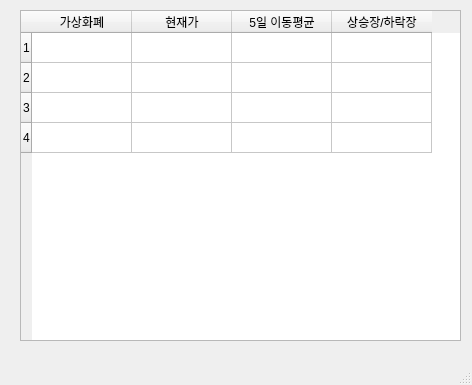
<?xml version="1.0" encoding="UTF-8"?>
<ui version="4.0">
 <class>MainWindow</class>
 <widget class="QMainWindow" name="MainWindow">
  <property name="geometry">
   <rect>
    <x>0</x>
    <y>0</y>
    <width>472</width>
    <height>385</height>
   </rect>
  </property>
  <property name="windowTitle">
   <string>MainWindow</string>
  </property>
  <widget class="QWidget" name="centralwidget">
   <widget class="QTableWidget" name="tableWidget">
    <property name="geometry">
     <rect>
      <x>20</x>
      <y>10</y>
      <width>441</width>
      <height>331</height>
     </rect>
    </property>
    <property name="rowCount">
     <number>4</number>
    </property>
    <row/>
    <row/>
    <row/>
    <row/>
    <column>
     <property name="text">
      <string>가상화폐</string>
     </property>
    </column>
    <column>
     <property name="text">
      <string>현재가</string>
     </property>
    </column>
    <column>
     <property name="text">
      <string>5일 이동평균</string>
     </property>
    </column>
    <column>
     <property name="text">
      <string>상승장/하락장</string>
     </property>
    </column>
   </widget>
  </widget>
  <widget class="QMenuBar" name="menubar">
   <property name="geometry">
    <rect>
     <x>0</x>
     <y>0</y>
     <width>472</width>
     <height>21</height>
    </rect>
   </property>
  </widget>
  <widget class="QStatusBar" name="statusbar"/>
 </widget>
 <resources/>
 <connections/>
</ui>
